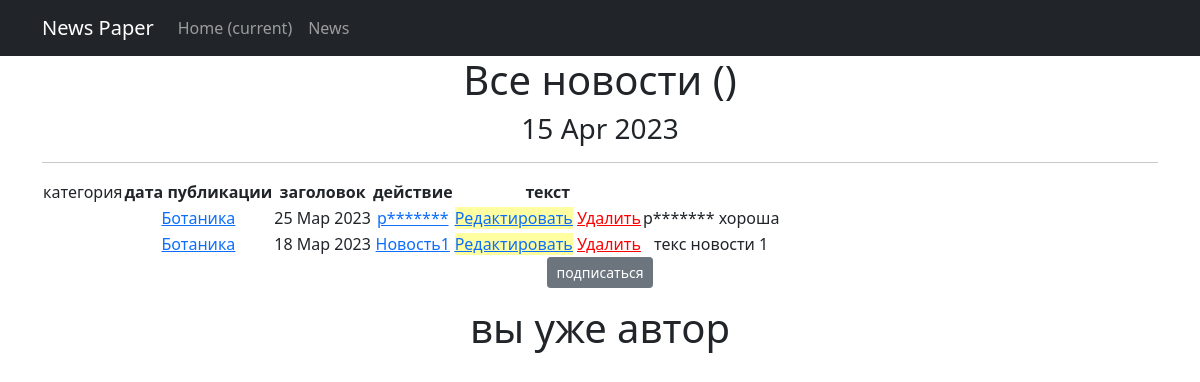
/news/categories/14, run on the app's committed database.
### news/models.py (models this page shows, shortened)
class Category(models.Model):
    tematic = models.CharField(max_length=2, choices=TEMATIC, unique=True)
    subscribers = models.ManyToManyField(User, blank=True, related_name='categories')
    def __str__(self):
        return self.get_tematic_display()

class Post(models.Model):
    author_post = models.ForeignKey(Author, on_delete=models.CASCADE)
    post_news = models.CharField(max_length=2, choices=POST)
    date_in = models.DateTimeField(auto_now_add=True)
    category = models.ManyToManyField(Category, through='PostCategory')
    title = models.CharField(max_length=50)
    text = models.TextField()
    rating_news = models.IntegerField(default=0)

### news/views.py (the view)
# urls.py: path('categories/<int:pk>', CategoryListView.as_view(), name='category_list'),
class CategoryListView(ListView):
    model = Post
    template_name = 'category_list.html'
    context_object_name = 'category_news_list'
    def get_queryset(self):
        self.category = get_object_or_404(Category, id=self.kwargs['pk'])
        queryset = Post.objects.filter(category=self.category).order_by('-date_in')
        return queryset
    def get_context_data(self, **kwargs):
        context = super().get_context_data(**kwargs)
        context['is_not_subscriber'] = self.request.user not in self.category.subscribers.all()
        context['category'] = self.category
        return context

### news/templatetags/censor.py (called while the page is built)
@register.filter()
def censor(value):
    for words in censored_words:
        if words in value:
            censor_words = f"p{''.join(['*' for words in range(len(words))])}"
            value = value.replace(words, censor_words)
    return value

### news/templatetags/custom_tags.py (called while the page is built)
@register.simple_tag()
def current_time(format_string='%d %b %Y'):
    return datetime.utcnow().strftime(format_string)

### templates/category_list.html (shortened to what this page needs)
<!DOCTYPE html>
<html lang="en">
<head>
    <title>{% extends 'flatpages/default.html' %}</title>
{% load censor %}
{% load custom_tags %}
{% block content %}
<body>
<h1>Все новости ({{ post_news.count}})</h1>
<h3>{% current_time '%d %b %Y' %}</h3>
<hr>
{% if category_news_list %}
<tr>
    <table>
        <thead>
        <tr>
            <td>категория</td>
            <th>дата публикации</th>
            <th>заголовок</th>
            <th>действие</th>
            <th>текст</th>
        </tr>
        {% for post in category_news_list %}
        <tr>
        <td>
        <td>
            {% for category in post.category.all %}
                <a href="{% url 'category_list' category.id %}">{{ category }}</a>
            {% endfor %}
        <td>{{ post.date_in|date:'d M Y'}}</td>
        <td><a href="{% url 'post_detail' post.id %}">{{ post.title|censor}}</a></td>
        </td>
        <td>
            <a href="{% url 'post_edit' post.id %}"style="background-color:#ffffa1"><u>Редактировать</u></a>
            <a href="{% url 'post_delete' post.id %}"style="color:red"><u> Удалить </u></a>
        </td>
        <td>{{ post.text|censor|truncatechars:20}}</td>
        </tr>
        {% endfor %}
        </thead>
    </table>
{% if is_not_subscriber %}
<p class="text-center"><a href="{% url 'subscribe' category.id %}" class="btn btn-secondary btn-sm">подписаться</a></p>
{% endif %}
{% if is_not_author %}
<button> <a href="{% url 'upgrade' %}"> стать автором!</a> </button>
{% else %}
<h1>вы уже автор</h1>
{% endif %}
</tr>
{% else %}
    <h2>новостей нет!</h2>
{% endif %}
{% endblock content %}

### data on the page
Post: date_in "25 Мар 2023", title|censor "p*******", text|censor "p******* хороша"
Category: tematic "Ботаника"
Post: date_in "18 Мар 2023", title|censor "Новость1", text|censor "текс новости 1"
